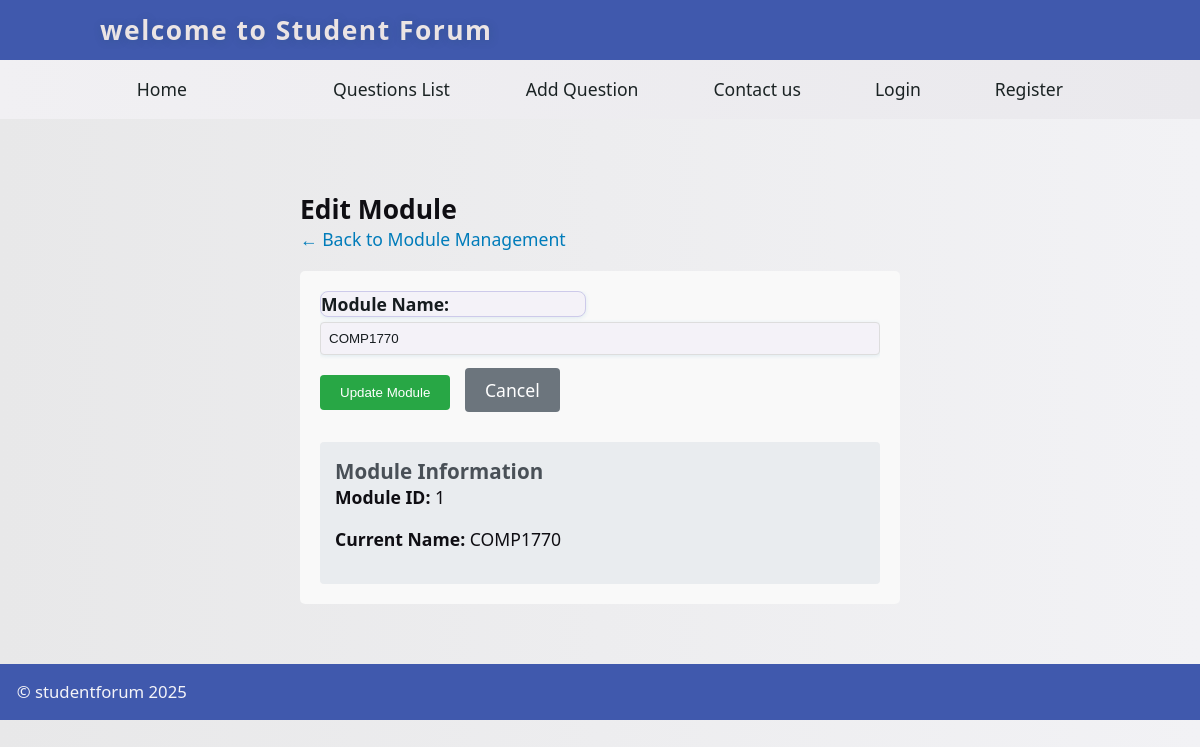
Screenshot of /courssee/editmodule.php?id=1 with the database file from the repository.
### tables this page shows
CREATE TABLE `module` (
  `id` int(11) NOT NULL,
  `Modulename` varchar(100) NOT NULL,
  `created_at` int(11) DEFAULT NULL,
  `description` text NOT NULL
);

### courssee/editmodule.php (called while the page is built, shortened)
<?php
include 'includes/DatabaseConnection.php';
include 'includes/DatabaseFunction.php';
$moduleId = $_GET['id'] ?? '';
if (!isset($module)) {
    try {
        $module = getModuleById($pdo, $moduleId);
    } catch (Exception $e) {
        $error = 'Error fetching module: ' . $e->getMessage();
        $module = null;
    }
}
include 'templates/editmodule.html.php';
include 'templates/layout.html.php';
?>

### courssee/includes/DatabaseFunction.php (called while the page is built, shortened)
<?php
function query($pdo, $sql, $parameters = [])
{
    if (empty($parameters)) {
        $query = $pdo->query($sql);
        $query->execute();
    } else {
        $query = $pdo->prepare($sql);
        $query->execute($parameters);
    }
    return $query;
}
function getModuleById($pdo, $id) {
    $parameters = [':id' => $id];
    $query = query($pdo, 'SELECT * FROM module WHERE id = :id', $parameters);
    return $query->fetch();
}
?>

### courssee/templates/editmodule.html.php (the view, shortened to what this page needs)
<div class="admin-section">
    <h2>Edit Module</h2>
    <div class="breadcrumb">
        <a href="admin/manage_modules.php">← Back to Module Management</a>
    </div>
    <?php if ($module): ?>
    <div class="edit-module-section">
        <form method="POST" class="module-form">
            <div class="form-group">
                <label for="moduleName">Module Name:</label>
                <input type="text" id="moduleName" name="moduleName"
                       value="<?= htmlspecialchars($module['Modulename'], ENT_QUOTES, 'UTF-8') ?>"
                       required>
            </div>
            <div class="form-actions">
                <button type="submit" class="btn-update">Update Module</button>
                <a href="admin/manage_modules.php" class="btn-cancel">Cancel</a>
            </div>
        </form>
        <div class="module-info">
            <h3>Module Information</h3>
            <p><strong>Module ID:</strong> <?= $module['id'] ?></p>
            <p><strong>Current Name:</strong> <?= htmlspecialchars($module['Modulename'], ENT_QUOTES, 'UTF-8') ?></p>
        </div>
    </div>
    <?php else: ?>
        <div class="alert error">Module not found!</div>
    <?php endif; ?>
</div>

### courssee/questions.css (style rules this page uses)
* { margin: 0; padding: 0; }
body { font-family: 'Segoe UI', Arial, Helvetica, sans-serif; background: linear-gradient(90deg, #e8e8e9 0%, #f2f2f5 100%); font-size: 1.1em; color: #0f0e13; min-height: 100vh; }
p { margin-bottom: 1em; }
input, label, select, textarea { float: left; width: 15em; margin-bottom: 1em; padding: 0.5em; border-radius: 8px; border: 1px solid #cdcaea; background: #f4f2f8; color: #161c1f; box-shadow: 0 1px 4px #2b8db322; }
label { clear: left; padding: 0; margin: 0; }
form { overflow: auto; clear: both; display: block; }

### courssee/templates/editmodule.html.php (style rules this page uses)
.admin-section { max-width: 600px; margin: 20px auto; padding: 20px; }
.breadcrumb { margin-bottom: 20px; }
.breadcrumb a { color: #007cba; text-decoration: none; }
.edit-module-section { background: #f9f9f9; padding: 20px; border-radius: 5px; margin-bottom: 20px; }
.module-form { margin-bottom: 30px; }
.form-group { margin-bottom: 15px; }
.form-group label { display: block; margin-bottom: 5px; font-weight: bold; }
.form-group input { width: 100%; padding: 8px; border: 1px solid #ddd; border-radius: 4px; box-sizing: border-box; }
.form-actions { margin-top: 20px; }
.btn-update { background: #28a745; color: white; padding: 10px 20px; border: none; border-radius: 4px; cursor: pointer; margin-right: 10px; }
.btn-cancel { background: #6c757d; color: white; padding: 10px 20px; text-decoration: none; border-radius: 4px; display: inline-block; }
.module-info { background: #e9ecef; padding: 15px; border-radius: 4px; }
.module-info h3 { margin-top: 0; color: #495057; }

### rows the page displays
module: moduleName "COMP1770", id "1", Modulename "COMP1770"
